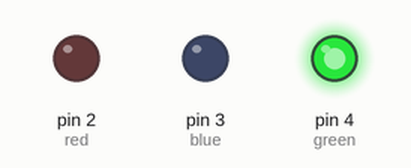
Simulated run of this sketch. Board: Arduino Uno, built with avr-gcc and run on an emulated ATmega328P. On the bench: output pins drawn as LEDs (lit = HIGH).

Above: at 2.5 s.
At 6.0 s:
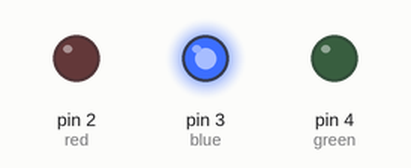
At 9.5 s:
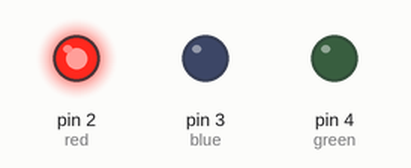
Timing chart, 0 to 15.6 s (numbered marks = the images above):
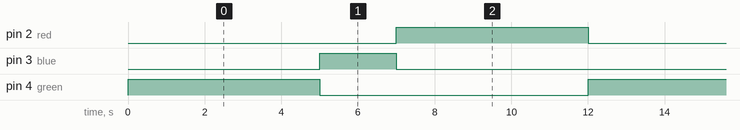

The sketch:

traffic_light.ino
```cpp
// traffic light system
// using pins 2,3,4 for red, blue, green

int red = 2;
int blue = 3;
int green = 4;

void setup() {
  pinMode(red, OUTPUT);
  pinMode(blue, OUTPUT);
  pinMode(green, OUTPUT);

  // just making sure everything starts OFF
  digitalWrite(red, LOW);
  digitalWrite(blue, LOW);
  digitalWrite(green, LOW);
}

void loop() {

  // green ON (cars go)
  digitalWrite(green, HIGH);
  digitalWrite(blue, LOW);
  digitalWrite(red, LOW);
  delay(5000);

  // blue ON (warning)
  digitalWrite(green, LOW);
  digitalWrite(blue, HIGH);
  delay(2000);

  // red ON (stop)
  digitalWrite(blue, LOW);
  digitalWrite(red, HIGH);
  delay(5000);

}
```

Measured:
- by itself, pin 2 (red), pin 4 (green): alternates HIGH for 5.0 s and LOW for 7.0 s
- by itself, pin 3 (blue): alternates HIGH for 2.0 s and LOW for 10.0 s
- by itself, everything shown: repeats every 12.0 s, in 3 steps
